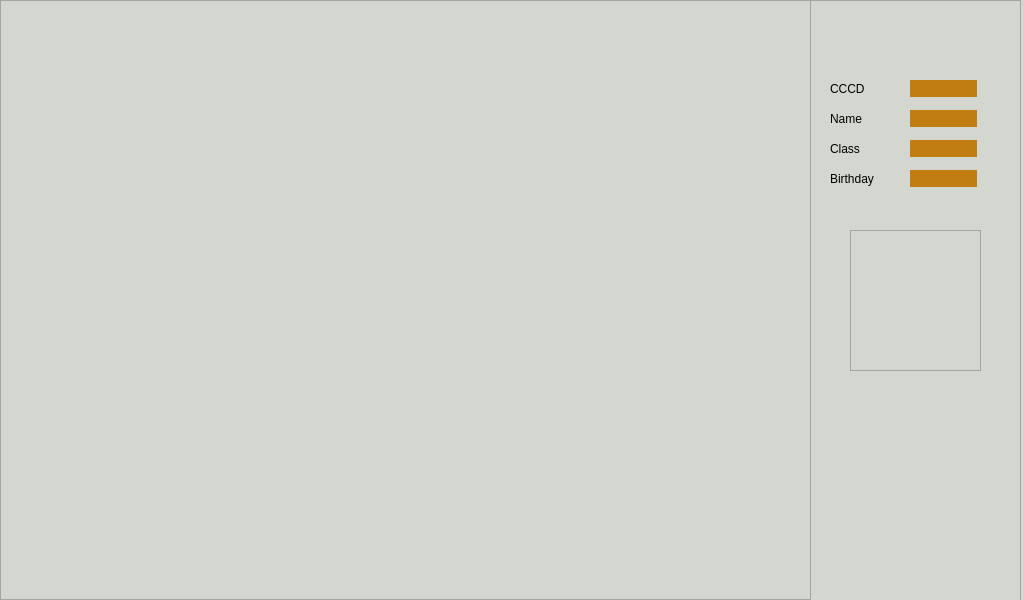
<?xml version="1.0" encoding="UTF-8"?>
<ui version="4.0">
 <class>SmartOffice</class>
 <widget class="QMainWindow" name="SmartOffice">
  <property name="geometry">
   <rect>
    <x>0</x>
    <y>0</y>
    <width>1024</width>
    <height>600</height>
   </rect>
  </property>
  <property name="acceptDrops">
   <bool>false</bool>
  </property>
  <property name="windowTitle">
   <string>MainWindow</string>
  </property>
  <property name="windowOpacity">
   <double>1.000000000000000</double>
  </property>
  <property name="autoFillBackground">
   <bool>false</bool>
  </property>
  <property name="styleSheet">
   <string notr="true">color: rgb(0, 0, 0);
background-color: rgb(211, 215, 207);</string>
  </property>
  <property name="documentMode">
   <bool>false</bool>
  </property>
  <property name="tabShape">
   <enum>QTabWidget::Rounded</enum>
  </property>
  <property name="unifiedTitleAndToolBarOnMac">
   <bool>false</bool>
  </property>
  <widget class="QWidget" name="centralwidget">
   <widget class="QLabel" name="cameraFrame">
    <property name="geometry">
     <rect>
      <x>0</x>
      <y>0</y>
      <width>811</width>
      <height>600</height>
     </rect>
    </property>
    <property name="frameShape">
     <enum>QFrame::StyledPanel</enum>
    </property>
    <property name="frameShadow">
     <enum>QFrame::Raised</enum>
    </property>
   </widget>
   <widget class="QFrame" name="informationFrame">
    <property name="geometry">
     <rect>
      <x>810</x>
      <y>0</y>
      <width>211</width>
      <height>601</height>
     </rect>
    </property>
    <property name="frameShape">
     <enum>QFrame::StyledPanel</enum>
    </property>
    <property name="frameShadow">
     <enum>QFrame::Raised</enum>
    </property>
    <widget class="QLabel" name="cccdTitle">
     <property name="geometry">
      <rect>
       <x>20</x>
       <y>80</y>
       <width>67</width>
       <height>17</height>
      </rect>
     </property>
     <property name="text">
      <string>CCCD</string>
     </property>
    </widget>
    <widget class="QLabel" name="cccdContent">
     <property name="geometry">
      <rect>
       <x>100</x>
       <y>80</y>
       <width>67</width>
       <height>17</height>
      </rect>
     </property>
     <property name="autoFillBackground">
      <bool>false</bool>
     </property>
     <property name="styleSheet">
      <string notr="true">border: 2px soild;
border-color: rgb(0, 0, 0);
background-color: rgb(193, 125, 17)</string>
     </property>
     <property name="text">
      <string/>
     </property>
    </widget>
    <widget class="QLabel" name="nameTitle">
     <property name="geometry">
      <rect>
       <x>20</x>
       <y>110</y>
       <width>67</width>
       <height>17</height>
      </rect>
     </property>
     <property name="text">
      <string>Name</string>
     </property>
    </widget>
    <widget class="QLabel" name="classContent">
     <property name="geometry">
      <rect>
       <x>100</x>
       <y>140</y>
       <width>67</width>
       <height>17</height>
      </rect>
     </property>
     <property name="styleSheet">
      <string notr="true">border: 2px soild;
border-color: rgb(0, 0, 0);
background-color: rgb(193, 125, 17)</string>
     </property>
     <property name="text">
      <string/>
     </property>
    </widget>
    <widget class="QLabel" name="nameContent">
     <property name="geometry">
      <rect>
       <x>100</x>
       <y>110</y>
       <width>67</width>
       <height>17</height>
      </rect>
     </property>
     <property name="styleSheet">
      <string notr="true">border: 2px soild;
border-color: rgb(0, 0, 0);
background-color: rgb(193, 125, 17)</string>
     </property>
     <property name="text">
      <string/>
     </property>
    </widget>
    <widget class="QLabel" name="classTitle">
     <property name="geometry">
      <rect>
       <x>20</x>
       <y>140</y>
       <width>67</width>
       <height>17</height>
      </rect>
     </property>
     <property name="text">
      <string>Class</string>
     </property>
    </widget>
    <widget class="QLabel" name="dateTitle">
     <property name="geometry">
      <rect>
       <x>20</x>
       <y>170</y>
       <width>67</width>
       <height>17</height>
      </rect>
     </property>
     <property name="text">
      <string>Birthday</string>
     </property>
    </widget>
    <widget class="QLabel" name="dateContent">
     <property name="geometry">
      <rect>
       <x>100</x>
       <y>170</y>
       <width>67</width>
       <height>17</height>
      </rect>
     </property>
     <property name="styleSheet">
      <string notr="true">border: 2px soild;
border-color: rgb(0, 0, 0);
background-color: rgb(193, 125, 17)</string>
     </property>
     <property name="text">
      <string/>
     </property>
    </widget>
    <widget class="QFrame" name="imageFrame">
     <property name="geometry">
      <rect>
       <x>40</x>
       <y>230</y>
       <width>131</width>
       <height>141</height>
      </rect>
     </property>
     <property name="frameShape">
      <enum>QFrame::StyledPanel</enum>
     </property>
     <property name="frameShadow">
      <enum>QFrame::Raised</enum>
     </property>
    </widget>
   </widget>
  </widget>
 </widget>
 <resources/>
 <connections/>
</ui>
